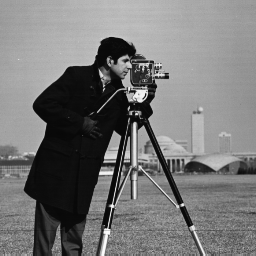
#> input picture images/cameraman.png, 256 x 256 px, found by its file name
$ python borde.py
#> lines starting #> are read from the running program, lines starting #| are printed output that depends on the picture
from PIL import Image

imagen = Image.open('C:/Users/Hp245-User/Desktop/openCV/images/cameraman.png')
#> imagen is the input picture: PIL image 256x256 L; min 7, max 253, mean 118.7

borde_size = 10
borde_color = (255, 255, 255)  # Color blanco

ancho, alto = imagen.size
#> ancho = 256; alto = 256

imagen_con_borde = Image.new('RGB', (ancho + 2 * borde_size, alto + 2 * borde_size), borde_color)
#> imagen_con_borde: PIL image 276x276 RGB; every value is 255

imagen_con_borde.paste(imagen, (borde_size, borde_size))
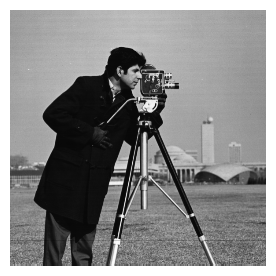
#> imagen_con_borde: PIL image 276x276 RGB; min 7, max 255, mean 137.8

imagen_con_borde.save("borde.png")
